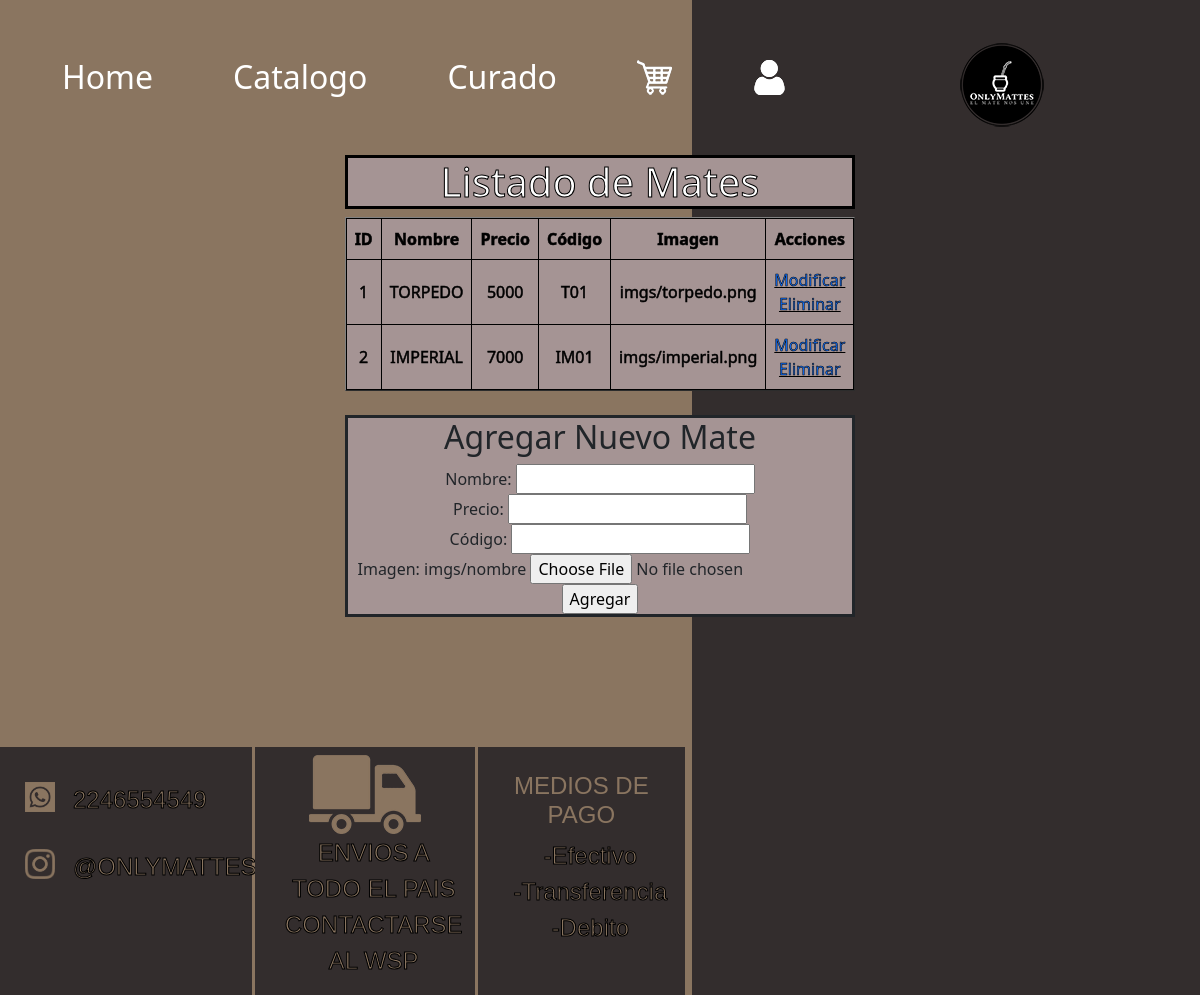
The app's page /login/admin/AMB/productos.php with its own data.
### tables this page shows
CREATE TABLE `mates` (
  `id_mate` int(11) NOT NULL,
  `nombre` varchar(45) DEFAULT NULL,
  `precio` float DEFAULT NULL,
  `codigo` varchar(45) DEFAULT NULL,
  `imagen` varchar(45) DEFAULT NULL
);

### login/admin/AMB/productos.php (the view, shortened to what this page needs)
<?php
include_once 'header.php';
$con = mysqli_connect('localhost', 'root', '', 'basedatos');
function obtenerMates($con) {
    $query = "SELECT * FROM mates";
    $result = mysqli_query($con, $query);
    $mates = mysqli_fetch_all($result, MYSQLI_ASSOC);
    return $mates;
}
$mates = obtenerMates($con);
?>
<div class="tablaAdmin">
	<div class="tabla-responsive">
		<h1 id="listaDeProductos">Listado de Mates</h1>
		<table border="1" class="tabla-usuarios">
			<tr >
				<th>ID</th>
				<th>Nombre</th>
				<th>Precio</th>
				<th>Código</th>
				<th>Imagen</th>
				<th>Acciones</th>
			</tr>
			<?php foreach ($mates as $mate) : ?>
				<tr>
					<td><?= $mate['id_mate']; ?></td>
					<td><?= $mate['nombre']; ?></td>
					<td><?= $mate['precio']; ?></td>
					<td><?= $mate['codigo']; ?></td>
					<td><?= $mate['imagen']; ?></td>
					<td>
						<a href="modificar.php?id=<?= $mate['id_mate']; ?>">Modificar</a>
						<a href="eliminar.php?id=<?= $mate['id_mate']; ?>">Eliminar</a>
					</td>
				</tr>
			<?php endforeach; ?>
		</table>
				<br>
			<div class="formAlta">
			<h2>Agregar Nuevo Mate</h2>
			<form action="" method="post" enctype="multipart/form-data">
				<label for="nombre">Nombre:</label>
				<input type="text" id="nombre" name="nombre" required>
				<br>
				<label for="precio">Precio:</label>
				<input type="number" id="precio" name="precio" step="0.01" required>
				<br>
				<label for="codigo">Código:</label>
				<input type="text" id="codigo" name="codigo" required>
				<br>
				<label for="imagen">Imagen: imgs/nombre</label>
				<input type="file" id="imagen" name="imagen" required>
				<br>
				<input type="submit" name="agregar" value="Agregar">
			</form>
		</div>
</div>
</div>
<div class="">
    <div class="col-7">
      <?php
      include_once 'footer.php'
      ?>

### estilos/estilos.css (style rules this page uses)
body { background: linear-gradient(to right, #8a7560 57.7%, #332d2d 57.7%, #332d2d 100%); background-size: 100% auto; }
a { color: white; text-decoration: none; }
.tablaAdmin { display: flex; justify-content: center; align-items: center; margin-top: 20px; margin-bottom: 20px; }
.tabla-responsive { overflow-x: auto; }
.tabla-usuarios { text-align: center; display: table-caption; font-size: 1rem; color: black; -webkit-text-stroke: black 0.5px; border-collapse: collapse; width: 100%; background-color: rgb(165, 148, 148); }
.tabla-usuarios th, .tabla-usuarios td { padding: 8px; border: 1px solid black; }
.tabla-usuarios th { background-color: rgb(165, 148, 148); }
.tabla-usuarios tr:nth-child(even) { background-color: rgb(165, 148, 148); }
.formAlta { background-color: rgb(165, 148, 148); align-content: center; grid: unset; display: grid; align-items: center; justify-items: stretch; text-align: center; justify-content: space-evenly; border-style: solid; }
#listaDeProductos { background-color: rgb(165, 148, 148); border-style: solid; border-color: #000; color: white; -webkit-text-stroke: 1px black; text-align: center; }

### records on screen
mates: id_mate "1", nombre "TORPEDO", precio "5000", codigo "T01", imagen "imgs/torpedo.png"
mates: id_mate "2", nombre "IMPERIAL", precio "7000", codigo "IM01", imagen "imgs/imperial.png"
